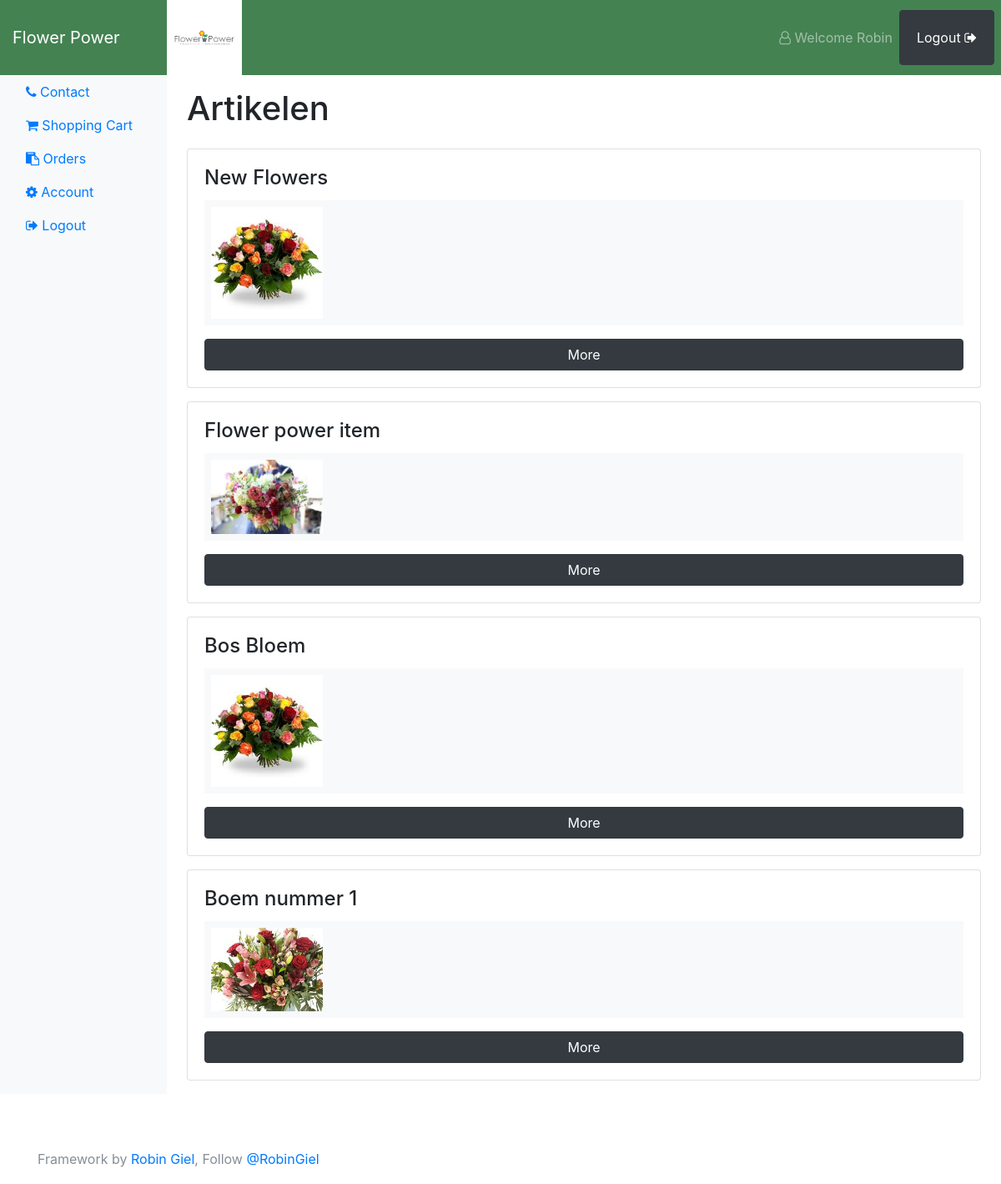
Page /products (signed in) on the committed database.
### tables this page shows
CREATE TABLE `users` (
  `id` int(11) NOT NULL,
  `name` varchar(255) NOT NULL,
  `email` varchar(255) NOT NULL,
  `password` varchar(255) NOT NULL,
  `created_at` datetime NOT NULL DEFAULT CURRENT_TIMESTAMP,
  `role` varchar(255) NOT NULL,
  `voorletters` varchar(255) NOT NULL,
  `tussenvoegsel` varchar(255) NOT NULL,
  `achternaam` varchar(255) NOT NULL,
  `adres` varchar(255) NOT NULL,
  `postcode` varchar(255) NOT NULL,
  `woonplaats` varchar(255) NOT NULL,
  `geboortedatum` date NOT NULL
);

CREATE TABLE `products` (
  `id` int(11) NOT NULL,
  `name` varchar(255) NOT NULL,
  `description` varchar(255) NOT NULL,
  `price` double(10,2) NOT NULL,
  `img` varchar(255) NOT NULL,
  `user_id` int(11) NOT NULL,
  `not_active` int(11) DEFAULT NULL
);

### app/controllers/Products.php (called while the page is built, shortened)
<?php
    class Products extends Controller {
        public function __construct(){
            $this->productModel = $this->model('Product');
            $this->userModel = $this->model('User');
        }
        public function index(){
            $products = $this->productModel->getProducts();
            $data = [
                'products' => $products
            ];
            $this->view('products/index', $data);
        }
}

### app/libraries/Core.php (called while the page is built, shortened)
<?php
class Core{
    protected $currentMethod = 'index';
    public function __construct(){
        $url = $this->getUrl();
        if(file_exists('../app/controllers/' . ucwords($url[0]).'.php')){
            unset($url[0]);
        }
        $this->currentController =  new $this->currentController;
        $this->params = $url ? array_values($url) : [];
        call_user_func_array([$this->currentController, $this->currentMethod], $this->params);
    }
    public function getUrl(){
        if(isset($_GET['url'])){
            $url = trim($_GET['url'], '/');
            $url = filter_var($url, FILTER_SANITIZE_URL);
            $url = explode('/', $url);
            return $url;
        }
    }
}

### public/index.php (called while the page is built, shortened)
<?php
$init = new Core;

### app/libraries/Database.php (called while the page is built, shortened)
<?php
    class Database {
        private $host = DB_HOST;
        private $user = DB_USER;
        private $pass = DB_PASS;
        private $dbname = DB_NAME;
        private $dbh;
        private $stmt;
        public function __construct(){
            $dsn = 'mysql:host=' . $this->host . ';dbname=' . $this->dbname;
            $options = array(
                PDO::ATTR_PERSISTENT => true,
                PDO::ATTR_ERRMODE => PDO::ERRMODE_EXCEPTION
            );
            try{
                $this->dbh = new PDO($dsn, $this->user, $this->pass, $options);
            } catch(PDOException $e){
                $this->error = $e->getMessage();
                echo $this->error;
            }
        }
        public function query($sql){
            $this->stmt = $this->dbh->prepare($sql);
        }
        public function bind($param, $value, $type = null){
            if(is_null($type)){
                switch (true){
                    default:
                    $type = PDO::PARAM_STR;
                }
            }
            $this->stmt->bindValue($param, $value, $type);
        }
        public function execute(){
            return $this->stmt->execute();
        }
        public function resultSet(){
            $this->execute();
            return $this->stmt->fetchAll(PDO::FETCH_OBJ);
        }
        public function single(){
            $this->execute();
            return $this->stmt->fetch(PDO::FETCH_OBJ);
        }
    }

### app/models/User.php (called while the page is built, shortened)
<?php
    class User {
        private $db;
        public function __construct(){
            $this->db = new Database;
        }
         public function getUserById($id){
            $this->db->query('SELECT * FROM users WHERE id = :id');
            $this->db->bind(':id', $id);
            $row = $this->db->single();
            return $row;
        }
    }

### app/models/Product.php (called while the page is built, shortened)
<?php
    class Product{
        private $db;
        public function __construct(){
            $this->db = new Database;
        }
        public function getProducts(){
            $this->db->query('SELECT *,
                                products.id as productId,
                                products.name as productName,
                                products.img as productImg,
                                users.name as userName,
                                products.not_active as productdeleted
                                FROM products
                                INNER JOIN users
                                ON products.user_id = users.id
                                WHERE products.not_active IS NULL
                                ORDER BY products.id DESC
                              ');
            $results = $this->db->resultSet();
            return $results;
        }
    }

### app/views/products/index.php (the view, shortened to what this page needs)
<?php require APPROOT . '/views/inc/header.php'; ?>
 <div class="row mb-3">
    <div class="col-md-6">
        <h1>Artikelen</h1>
    </div>
 </div>
 <?php foreach($data['products'] as $product) : ?>
    <div class="card card-body mb-3">
        <h4 class="card-title"><?php echo $product->productName; ?></h4>
        <div class="bg-light p-2 mb-3">
            <img src="<?php echo URLROOT;?>/img/<?php echo $product->productImg;?>" style="width: 15%;">
        </div>
        <a href="<?php echo URLROOT; ?>/products/show/<?php echo $product->productId; ?>" class="btn btn-dark">More</a>
    </div>
<?php endforeach; ?>
<?php require APPROOT . '/views/inc/footer.php'; ?>

### app/views/inc/navbar.php (shortened to what this page needs)
        <nav class="navbar navbar-dark sticky-top bg-dark flex-md-nowrap p-0">
          <a class="navbar-brand col-sm-3 col-md-2 mr-0" href="<?php echo URLROOT; ?>/pages/index"><?php echo SITENAME; ?></a>
          <img class="d-block" width="90px" src="<?php echo URLROOT ?>/img/flowerpowerlogo.png" alt="logo">
        <?php if(isset($_SESSION['user_id']) && $_SESSION['user_role'] === 'medewerker' || isset($_SESSION['user_id']) && $_SESSION['user_role'] === 'klant' ) : ?>
          <ul class="navbar-nav flex-row ml-md-auto d-none d-md-flex">
              <li class="nav-item text-nowrap">
                <a class="nav-link mr-md-2" href="#"><i class="fa fa-user-o" aria-hidden="true"></i> Welcome <?php  $id = $_SESSION['user_id'];
                $user = $this->userModel->getUserById($id); echo $user->name; ?></a>
              </li>
          </ul>
          <ul class="navbar-nav pull-left">
              <li class="nav-item text-nowrap">
                <a class="nav-link mr-md-2 btn btn-dark" style="color: white !important;padding: 20px !important" href="<?php echo URLROOT; ?>/users/logout">Logout <i class="fa fa-sign-out" aria-hidden="true"></i></a>
              </li>
          </ul>
        </nav>
    <?php endif;?>
    <div class="container-fluid">
      <div class="row">
        <nav class="col-md-2 d-none d-md-block bg-light sidebar">
          <div class="sidebar-sticky">
            <ul class="nav flex-column">
              <li class="nav-item">
                  <a class="nav-link" href="<?php echo URLROOT; ?>/pages/contact"><i class="fa fa-phone" aria-hidden="true"></i> Contact </a>
              </li>
         <?php if(isset($_SESSION['user_id']) && $_SESSION['user_role'] === 'medewerker' ) : ?>
              <li class="nav-item text-nowrap">
                <a class="nav-link" href="<?php echo URLROOT; ?>/orders"><i class="fa fa-clipboard" aria-hidden="true"></i> Orders</a>
              </li>
              <li class="nav-item text-nowrap">
                <a class="nav-link" href="<?php echo URLROOT; ?>/accounts"><i class="fa fa-cog" aria-hidden="true"></i> Account</a>
              </li>
            </ul>
            <ul class="nav flex-column mb-2">
          <?php  elseif(isset($_SESSION['user_id']) && $_SESSION['user_role'] === 'klant' ) : ?>
          <li class="nav-item text-nowrap">
            <a class="nav-link" href="<?php echo URLROOT; ?>/shoppingcarts"><i class="fa fa-shopping-cart" aria-hidden="true"></i> Shopping Cart</a>
          </li>
          <li class="nav-item text-nowrap">
            <a class="nav-link" href="<?php echo URLROOT; ?>/orders"><i class="fa fa-clipboard" aria-hidden="true"></i> Orders</a>
          </li>
          <li class="nav-item text-nowrap">
            <a class="nav-link" href="<?php echo URLROOT; ?>/accounts"><i class="fa fa-cog" aria-hidden="true"></i> Account</a>
          </li>
          <li class="nav-item text-nowrap">
            <a class="nav-link" href="<?php echo URLROOT; ?>/users/logout"><i class="fa fa-sign-out" aria-hidden="true"></i> Logout</a>
          </li>
    <?php endif; ?>
            </ul>
          </div>
        </nav>
<main role="main" class="col-md-9 ml-sm-auto col-lg-10 pt-3 px-4">

### public/css/style.css (style rules this page uses)
.bg-dark { background-color: #448252!important; }

### rows in the picture
users: name "Robin"
products: name "New Flowers", img (picture)
products: name "Flower power item", img (picture)
products: name "Bos Bloem", img (picture)
products: name "Boem nummer 1", img (picture)

### other values in the picture
SITENAME "Flower Power"
